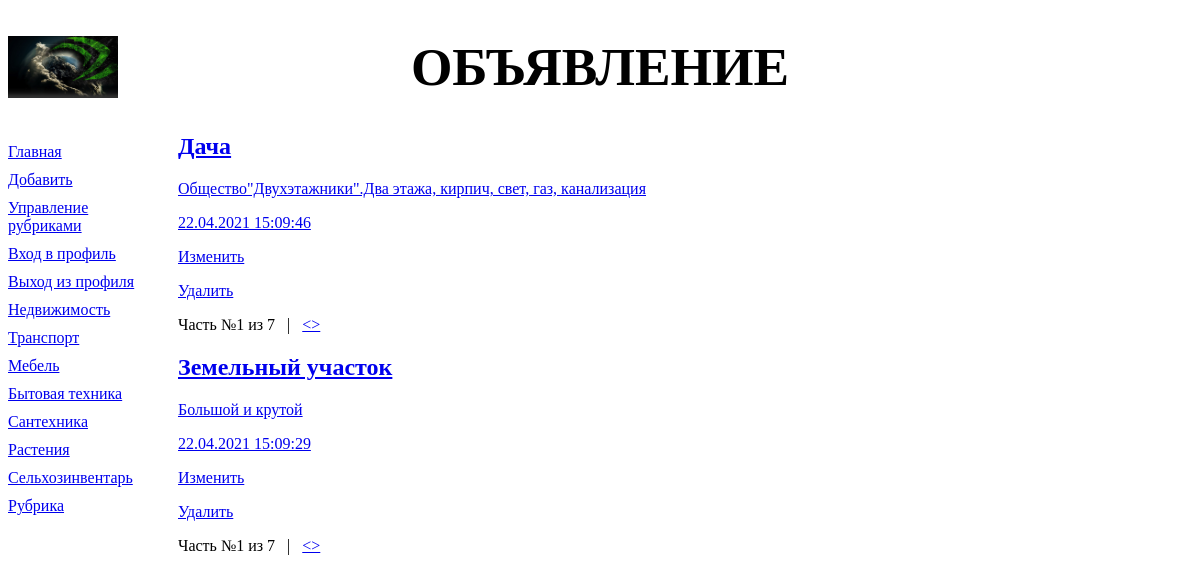
/bboard/, run on the app's committed database.
### bboard/models.py (models this page shows, shortened)
class Rubric(models.Model):
    name = models.CharField(max_length=20, db_index=True, verbose_name='Название')
    order = models.SmallIntegerField(default=0, db_index=True)
    objects = RubricManager()
    class Meta:
        verbose_name_plural = 'Рубрики'
        verbose_name = 'Рубрика'
        ordering = ['order', 'name']

class Bb(models.Model):
    title = models.CharField(max_length=50, verbose_name='Товар')
    content = models.TextField(null=True, blank=True, verbose_name='Описание')
    price = models.FloatField(null=True, blank=True, verbose_name='Цена')
    published = models.DateTimeField(auto_now_add=True, db_index=True, verbose_name='Опубликованно')
    rubric = models.ForeignKey('Rubric', null=True, on_delete=models.PROTECT, verbose_name='Рубрика')
    objects = models.Manager()
    revers = BbManager()
    def title_and_price(self):
        if self.price:
            return '%s (%.2f)' % (self.title, self.price)
        else:
            return self.title
    title_and_price.short_description = 'Название и цена'
    class Meta:
        verbose_name_plural = 'Объявления'
        verbose_name = 'Объявление'
        ordering = ['-published']

### bboard/views.py (the view)
def index(request):
        bbs = Bb.objects.order_by()
        rubrics = Rubric.objects.all()
        paginator = Paginator(bbs, 2)
        if 'page' in request.GET:
            page_num = request.GET['page']
        else:
            page_num = 1
        page = paginator.get_page(page_num)
        context = {'bbs': page.object_list, 'rubrics' : rubrics, 'page': page}
        return render(request, 'bboard/index.html', context)

### bboard/models.py (called while the page is built)
    def get_queryset(self):
        return RubricQuerySet(self.model, using=self._db)

### bboard/templates/bboard/index.html (shortened to what this page needs)
{% extends "layout/basic.html" %}
{% block content %}
{% for bb in bbs|dictsort:'title' %}
<div class="b">
	<h2><a href="{% url 'detail' pk=bb.pk %}">{{ bb.title }} </h2>
	<p> {{ bb.content }} </p>
	<p>{{ bb.published|date:"d.m.Y H:i:s" }}</p>
	<p><a href="{% url 'bb_form' pk=bb.pk %}">Изменить</a></p>
	<p><a href="{% url 'bb_confirm_delete' pk=bb.pk %}">Удалить</a></p>
</div>
<div>
	Часть №{{ page.number }} из {{ page.paginator.num_pages }}
	{% if page.has_next %}
	&nbsp;&nbsp;|&nbsp;&nbsp;
	<a href="?page={{ page.next_page_number }}">&lt;></a>
	{% endif %}
</div>
{% endfor %}
{% endblock %}

### bboard/templates/layout/basic.html (shortened to what this page needs)
{% load static %}
<!DOCTYPE html>
<html>
	<head>
		<link rel="stylesheet" type="text/css" href="{% static 'bboard/style.css' %}">
	</head>
	<body>
		<header>
			<h1>Объявление</h1>
		</header>
		<nav>
			<a href="{% url 'index' %}">Главная</a>
			<a href="{% url 'add' %}">Добавить</a>
			<a href="{% url 'rubrics' %}">Управление рубриками</a>
			<a href="{% url 'login' %}">Вход в профиль</a>
			<a href="{% url 'logout' %}">Выход из профиля</a>
			{% for rubric in rubrics %}
			<a href="{% url 'by_rubric' rubric.pk %}">{{ rubric.name }}</a>
			{% endfor %}
		</nav>
		<section>
		{% block content %}
		{% endblock %}
		</section>
	</body>
</html>

### bboard/static/bboard/style.css (style rules this page uses)
header h1 { font-size: 40pt; text-transform : uppercase; text-align: center; background: url("bg.jpg") left / auto 100% no-repeat; }
nav { font-size: : 16pt; width: 150px; float: left; }
nav a { display: block; margin: 10px 0px; }
section { margin-left: 170px; }

### data on the page
Rubric: name "Недвижимость"
Rubric: name "Транспорт"
Rubric: name "Мебель"
Rubric: name "Бытовая техника"
Rubric: name "Сантехника"
Rubric: name "Растения"
Rubric: name "Сельхозинвентарь"
Rubric: name "Рубрика"
Bb: title "Дача", content "Общество\"Двухэтажники\".Два этажа, кирпич, свет, газ, канализация", published "22.04.2021 15:09:46", number "1", paginator.num_pages "7"
Bb: title "Земельный участок", content "Большой и крутой", published "22.04.2021 15:09:29", number "1", paginator.num_pages "7"
